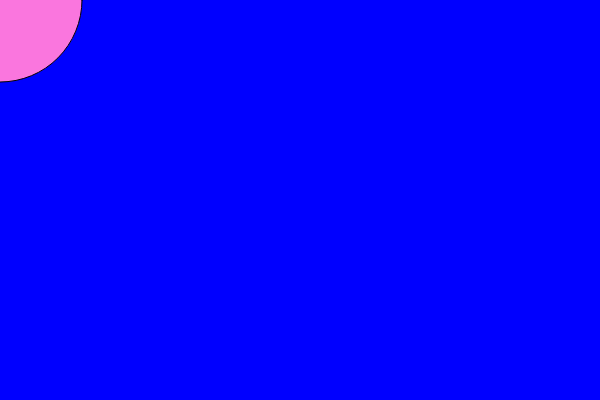
Frame 1 (no input)
Frame 60 (no input): identical to frame 1, image omitted
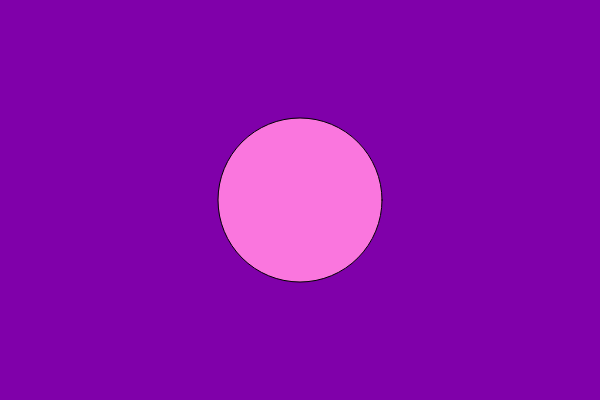
Frame 120 (the mouse pressed at the canvas centre since frame 60)

The p5.js sketch that drew these frames (run headless with seeded random() and noise() and a simulated clock; from frame 60 on, the mouse is pressed at the canvas centre):

// p5.js sketch
// ── sketch.js
let r = 0;
let b = 255;

function setup(){
  createCanvas(600, 400);
}

function draw(){
  r = map(mouseX, 0, 600, 0, 255);
  b = map(mouseY, 0, 600, 255, 0);
background(r, 0, b)
fill(250, 118, 222);
ellipse(mouseX, mouseY, 164, 164);
}
